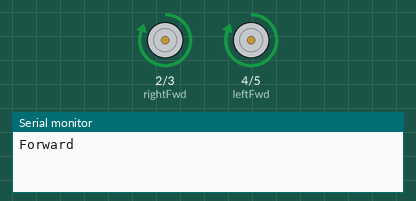
Simulated run of this sketch. Board: Arduino Uno, built with avr-gcc and run on an emulated ATmega328P. Parts: motor-driver pin pairs drawn as motors (green arrow = first pin HIGH = forward, orange = second pin HIGH = backward, longer = more drive), the last lines printed to the serial monitor.

Above: at 2.5 s.
At 7.5 s:
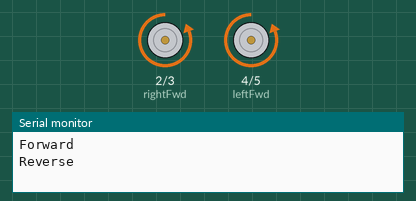
At 12.5 s:
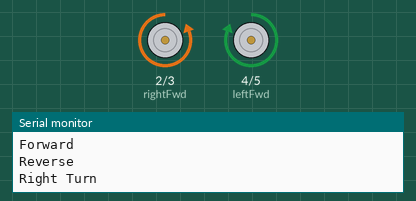
At 17.5 s:
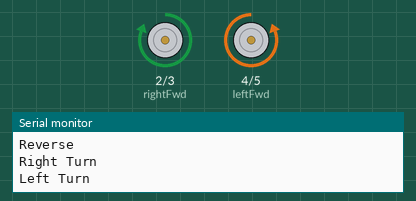
Timing chart, 0 to 26.0 s (numbered marks = the images above):
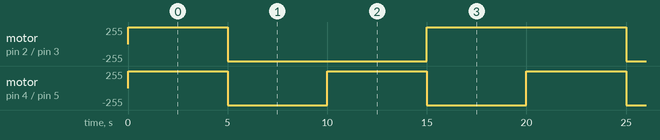

The sketch:

motor.ino
```cpp
const char leftFwd=4;
const char leftRev=5;
const char rightFwd=2;
const char rightRev=3;

void setup() {
  Serial.begin(4800);

  pinMode(leftFwd,OUTPUT);
  pinMode(leftRev,OUTPUT);
  digitalWrite(leftFwd,HIGH);
  digitalWrite(leftRev,LOW);

  pinMode(rightFwd,OUTPUT);
  pinMode(rightRev,OUTPUT);
  digitalWrite(rightFwd,HIGH);
  digitalWrite(rightRev,LOW);
}

void loop() {
  Serial.println("Forward");
  drive(1,0);
  delay(5000);

  Serial.println("Reverse");
  drive(-1,0);
  delay(5000);

  Serial.println("Right Turn");
  drive(0,1);
  delay(5000);

  Serial.println("Left Turn");
  drive(0,-1);
  delay(5000);

}

void drive(short dir, short turn)
{
  drive(leftFwd,leftRev,dir+turn);
  drive(rightFwd,rightRev,dir-turn);
}

void drive(char pinFwd, char pinRev, short wheelDir)
{
  if (wheelDir>0)
  {
    digitalWrite(pinFwd,HIGH);
    digitalWrite(pinRev,LOW);
  }else if (wheelDir<0)
  {
    digitalWrite(pinFwd,LOW);
    digitalWrite(pinRev,HIGH);
  }else
  {
    digitalWrite(pinFwd,LOW);
    digitalWrite(pinRev,LOW);
  }
}

void dispAnalogRead(int pin)
{
  Serial.println(analogRead(pin)*5.0/1023);
}
```

Measured:
- by itself, motor on pin 2 (rightFwd) / pin 3 (rightRev): repeats every 20.0 s: backward 255/255 10.0 s, forward 255/255 10.0 s
- by itself, motor on pin 4 (leftFwd) / pin 5 (leftRev): alternates forward 255/255 for 5.0 s and backward 255/255 for 5.0 s
